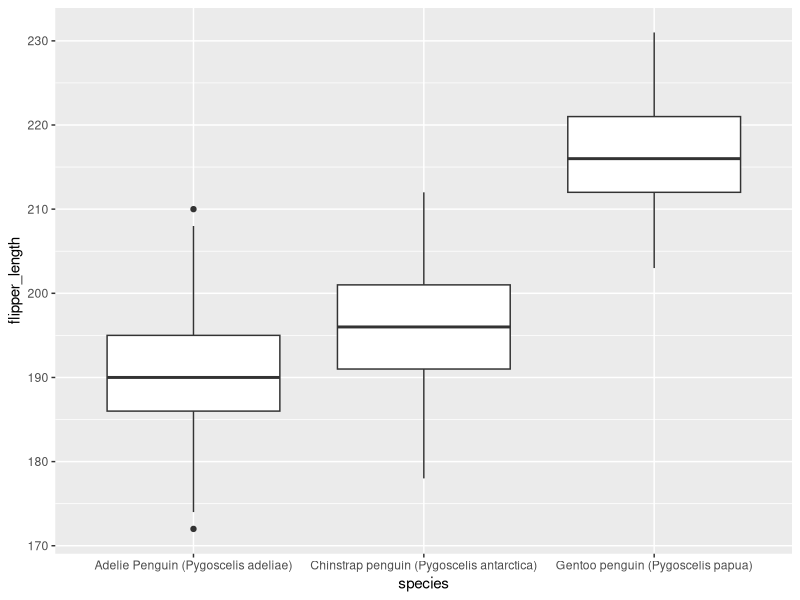
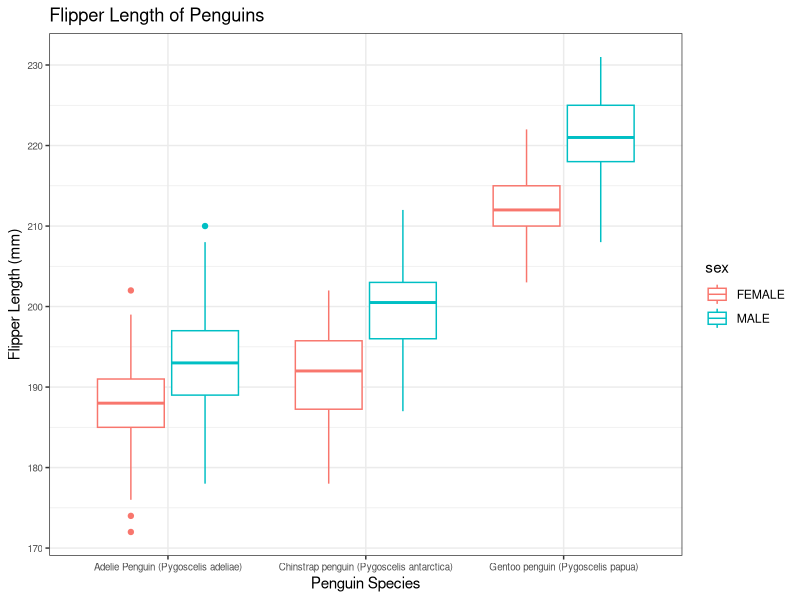
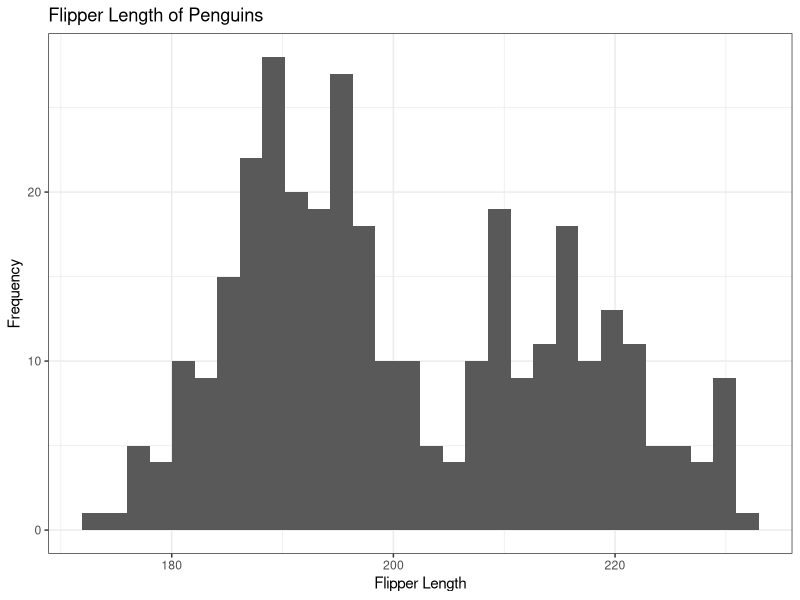
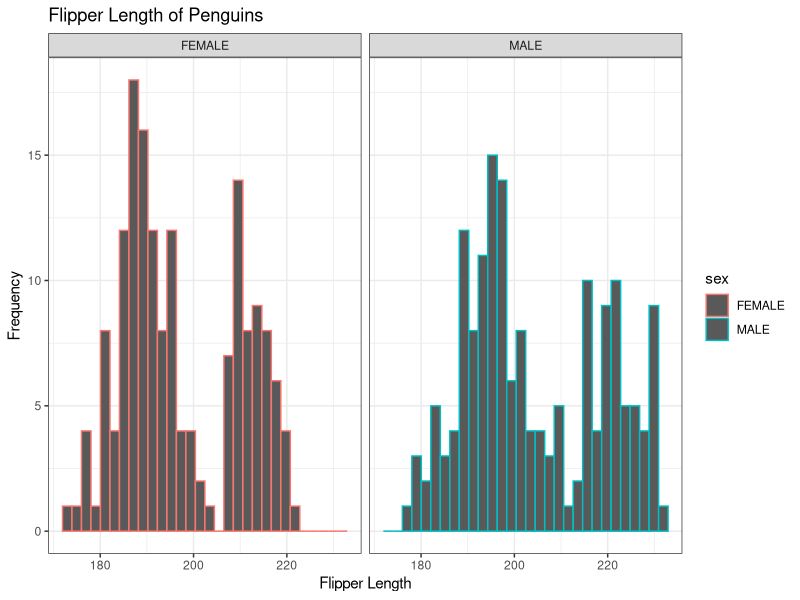
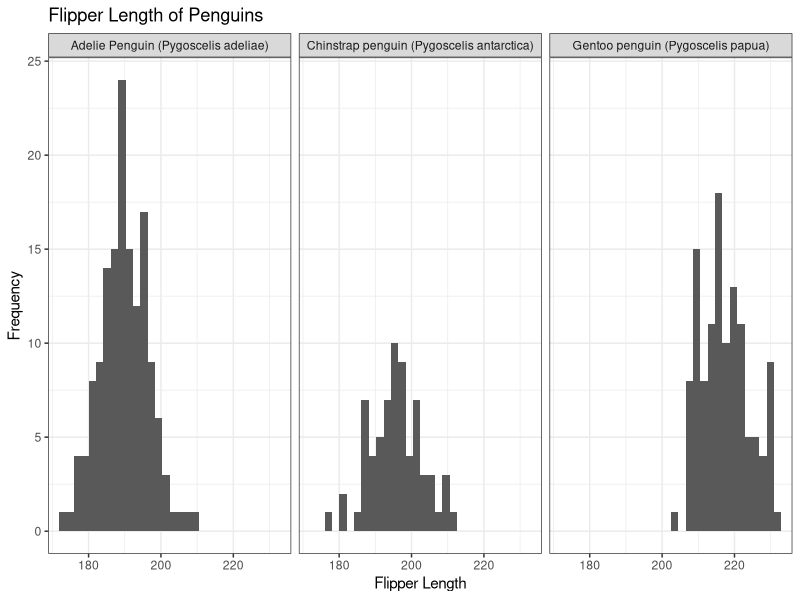
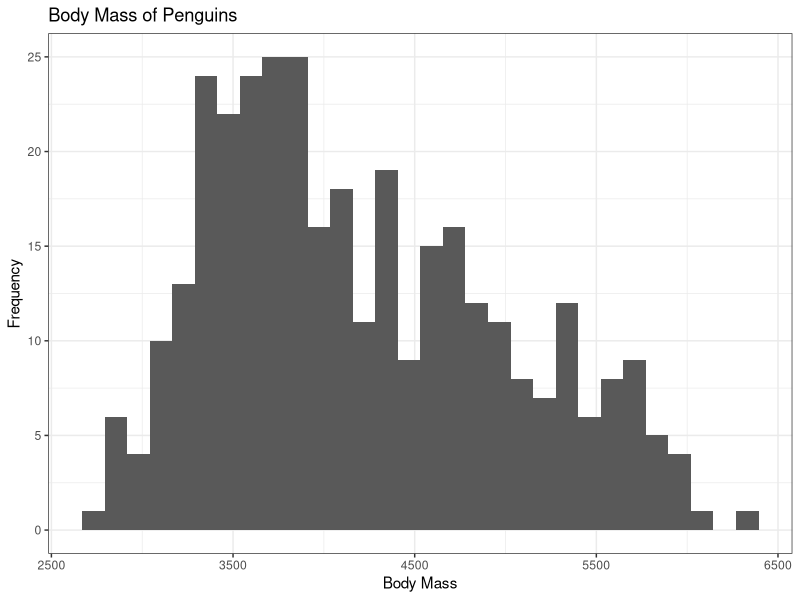
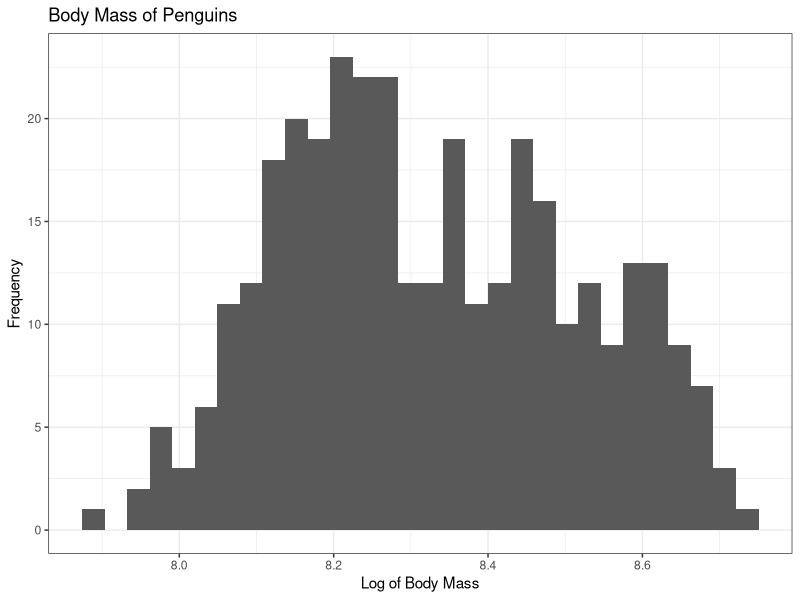
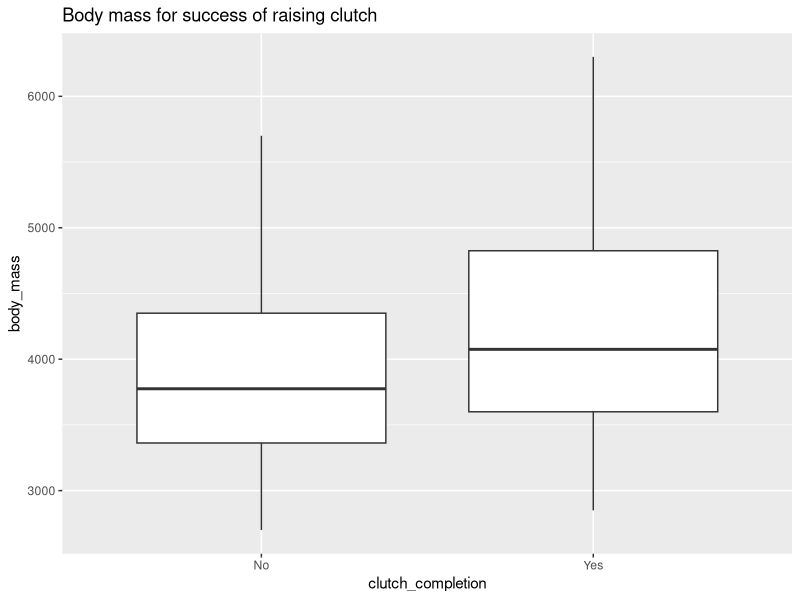

Reproduce these figures in R, in order.
## ---- chunk 1
knitr::opts_chunk$set(echo = TRUE)
## ---- chunk 2
library(dplyr)
library(ggplot2)
library(tidyr)
library(car)
## ---- chunk 3
#install.packages("palmerpenguins")
library(palmerpenguins)
penguins_sub <- penguins_raw
colnames(penguins_sub)
names(penguins_sub) <- c("name", "sample", "species", "region", "island", "stage", "ID", "clutch_completion", "egg_date", "culmen_length", "culmen_depth", "flipper_length", "body_mass", "sex", "delta_15_N", "delta_13_C", "comments")
## ---- chunk 4
penguins_clean <- penguins_sub %>% drop_na(flipper_length) #Using the package tidyr, I omitted penguin data that contained NAs since that is my value of interest. 

## ---- chunk 5
ggplot(data = penguins_clean,  aes (x = species, y = flipper_length)) +
  geom_boxplot()
## ---- chunk 6
penguins_gender_clean <- penguins_clean %>% drop_na(sex)



penguins_flip_gender <- ggplot(data = penguins_gender_clean, aes (x = species, y = flipper_length, color = sex)) +
  geom_boxplot() +
  labs( x = "Penguin Species", y = "Flipper Length (mm)", title = "Flipper Length of Penguins") +
  theme_bw()

penguins_flip_gender + theme(axis.text = element_text(size = 7))
## ---- chunk 7
ggplot(data = penguins_gender_clean, aes ( x= flipper_length, )) +
  geom_histogram() +
  labs(y = "Frequency", x = "Flipper Length", title = "Flipper Length of Penguins") +
  theme_bw()


## ---- chunk 8
ggplot(data = penguins_gender_clean, aes ( x= flipper_length, color = sex)) +
  geom_histogram() +
  facet_wrap(~sex) +
  labs(y = "Frequency", x = "Flipper Length", title = "Flipper Length of Penguins") +
  theme_bw()
## ---- chunk 9
ggplot(data = penguins_gender_clean, aes ( x= flipper_length, )) +
  geom_histogram() +
  facet_wrap(~species) +
  labs(y = "Frequency", x = "Flipper Length", title = "Flipper Length of Penguins") +
  theme_bw()
## ---- chunk 10
penguins_clean_m <- penguins_sub %>% drop_na(body_mass)


ggplot(data = penguins_clean_m, aes ( x= body_mass, )) +
  geom_histogram() +
  labs(y = "Frequency", x = "Body Mass", title = "Body Mass of Penguins") +
  theme_bw()

body_mass_log <- log(penguins_clean_m$body_mass)

ggplot(data = penguins_clean_m, aes ( x= body_mass_log, )) +
  geom_histogram() +
  labs(y = "Frequency", x = "Log of Body Mass", title = "Body Mass of Penguins") +
  theme_bw()

## ---- chunk 11
ggplot(data = penguins_clean_m,  aes (x = clutch_completion, y = body_mass)) +
  geom_boxplot() + 
  labs(title = "Body mass for success of raising clutch")

## ---- chunk 12
penguins_Adelie <- penguins_sub[penguins_sub$species == "Adelie Penguin (Pygoscelis adeliae)", ]
penguins_Adelie_clean <- penguins_Adelie %>% drop_na(flipper_length)

ggplot(data = penguins_Adelie_clean, aes ( x= flipper_length, )) +
  geom_histogram() +
  labs(y = "Frequency", x = "Flipper Length", title = "Flipper Length among Adelie penguins") +
  theme_bw()

qqPlot(penguins_Adelie_clean$flipper_length)
shapiro.test(penguins_Adelie_clean$flipper_length) #Wow it actually worked...its normal!

ggplot(data = penguins_Adelie_clean, aes(x = body_mass))+
  geom_histogram() +
  labs(y = "Frequency", x = "Body Mass", title = "Body Mass among Adelie penguins") +
  theme_bw()
qqPlot(penguins_Adelie_clean$body_mass)
shapiro.test(penguins_Adelie_clean$body_mass) #This one didnt however...
